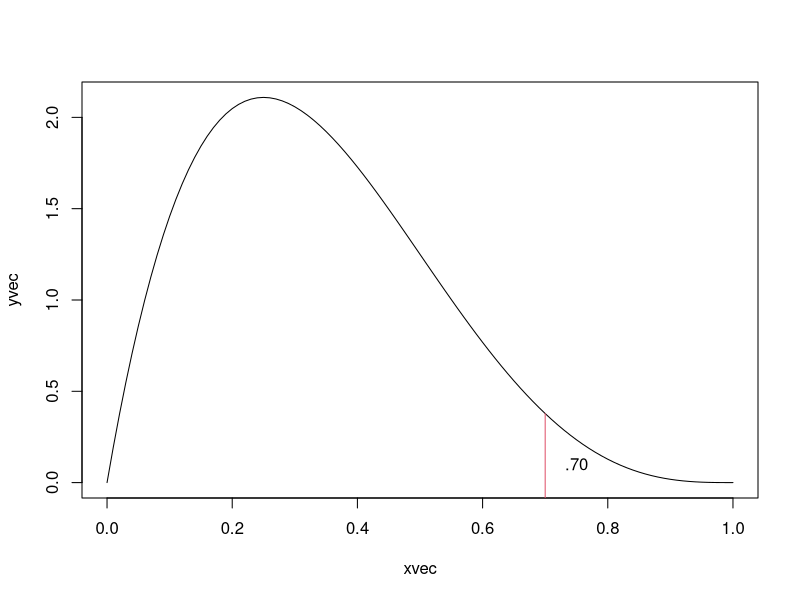
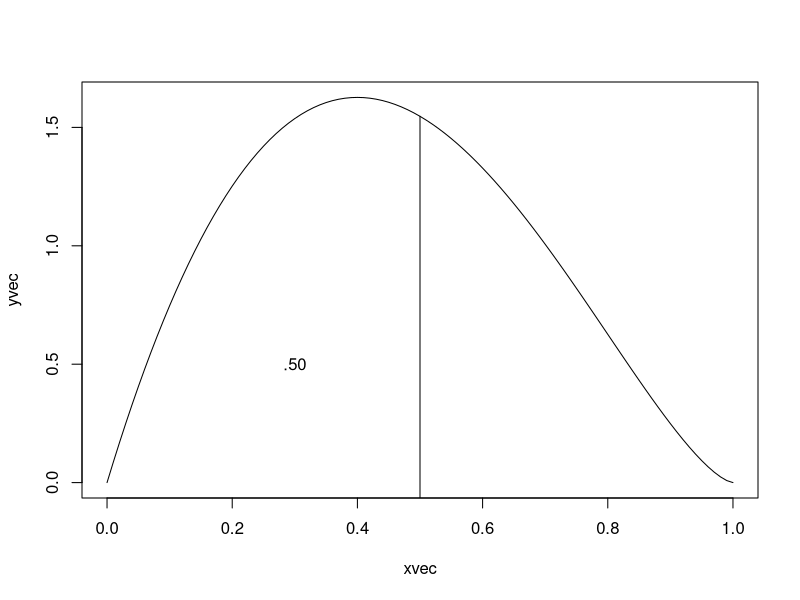

Write R code to recreate these figures, in order.
## ---- chunk 1
1 - pbeta(.7, 2, 4)
## ---- chunk 2
pbeta(.45, 3, 3)
1 - pbeta(.45, 3, 3)
## ---- chunk 3
pbeta(.5, 2, 2.5)
## ---- chunk 4
pbeta(.77,1,1) - pbeta(.1,1,1)
## ---- chunk 5
(pbeta(.8,5,3) - pbeta(.5,5,3))/ pbeta(.8,5,3)  
## ---- chunk 6
#P(T > .70)
v <- 1 - pbeta(.7,2,4)
xvec <- seq(0,1,by=.01)
yvec <- dbeta(xvec, 2,4)
plot(xvec, yvec, type = 'l')
lines(c(.7,.7), c(-1, dbeta(.7, 2,4)), col=2) 
text(.75,.1,'.70')


#P(U < .5)
f <- pbeta(.5, 2, 2.5)
xvec <- seq(0,1,by=.01)
yvec <- dbeta(xvec, 2,2.5)
plot(xvec, yvec, type = 'l')
lines(c(.5,.5), c(-1, dbeta(.5, 2,2.5)), col=1) 
text(.3,.5,'.50')

